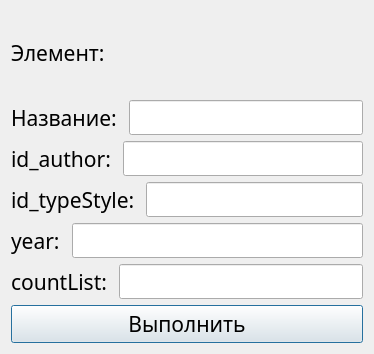
<?xml version="1.0" encoding="UTF-8"?>
<ui version="4.0">
 <class>DialogBook</class>
 <widget class="QDialog" name="DialogBook">
  <property name="geometry">
   <rect>
    <x>0</x>
    <y>0</y>
    <width>374</width>
    <height>354</height>
   </rect>
  </property>
  <property name="windowTitle">
   <string>Dialog</string>
  </property>
  <layout class="QGridLayout" name="gridLayout">
   <item row="0" column="0">
    <layout class="QVBoxLayout" name="verticalLayout">
     <item>
      <widget class="QLabel" name="label">
       <property name="maximumSize">
        <size>
         <width>400</width>
         <height>100</height>
        </size>
       </property>
       <property name="font">
        <font>
         <family>Montserrat Light</family>
         <pointsize>16</pointsize>
        </font>
       </property>
       <property name="text">
        <string>Элемент: </string>
       </property>
      </widget>
     </item>
     <item>
      <layout class="QHBoxLayout" name="horizontalLayout">
       <item>
        <widget class="QLabel" name="label_2">
         <property name="font">
          <font>
           <family>Montserrat Light</family>
           <pointsize>16</pointsize>
          </font>
         </property>
         <property name="text">
          <string>Название: </string>
         </property>
        </widget>
       </item>
       <item>
        <widget class="QLineEdit" name="lineEdit">
         <property name="font">
          <font>
           <family>Montserrat Light</family>
           <pointsize>14</pointsize>
          </font>
         </property>
         <property name="text">
          <string/>
         </property>
        </widget>
       </item>
      </layout>
     </item>
     <item>
      <layout class="QHBoxLayout" name="horizontalLayout_2">
       <item>
        <widget class="QLabel" name="label_3">
         <property name="font">
          <font>
           <family>Montserrat Light</family>
           <pointsize>16</pointsize>
          </font>
         </property>
         <property name="text">
          <string>id_author: </string>
         </property>
        </widget>
       </item>
       <item>
        <widget class="QLineEdit" name="lineEdit_2">
         <property name="font">
          <font>
           <family>Montserrat Light</family>
           <pointsize>14</pointsize>
          </font>
         </property>
         <property name="text">
          <string/>
         </property>
        </widget>
       </item>
      </layout>
     </item>
     <item>
      <layout class="QHBoxLayout" name="horizontalLayout_3">
       <item>
        <widget class="QLabel" name="label_4">
         <property name="font">
          <font>
           <family>Montserrat Light</family>
           <pointsize>16</pointsize>
          </font>
         </property>
         <property name="text">
          <string>id_typeStyle: </string>
         </property>
        </widget>
       </item>
       <item>
        <widget class="QLineEdit" name="lineEdit_3">
         <property name="font">
          <font>
           <family>Montserrat Light</family>
           <pointsize>14</pointsize>
          </font>
         </property>
         <property name="text">
          <string/>
         </property>
        </widget>
       </item>
      </layout>
     </item>
     <item>
      <layout class="QHBoxLayout" name="horizontalLayout_4">
       <item>
        <widget class="QLabel" name="label_5">
         <property name="font">
          <font>
           <family>Montserrat Light</family>
           <pointsize>16</pointsize>
          </font>
         </property>
         <property name="text">
          <string>year: </string>
         </property>
        </widget>
       </item>
       <item>
        <widget class="QLineEdit" name="lineEdit_4">
         <property name="font">
          <font>
           <family>Montserrat Light</family>
           <pointsize>14</pointsize>
          </font>
         </property>
         <property name="text">
          <string/>
         </property>
        </widget>
       </item>
      </layout>
     </item>
     <item>
      <layout class="QHBoxLayout" name="horizontalLayout_5">
       <item>
        <widget class="QLabel" name="label_6">
         <property name="font">
          <font>
           <family>Montserrat Light</family>
           <pointsize>16</pointsize>
          </font>
         </property>
         <property name="text">
          <string>countList: </string>
         </property>
        </widget>
       </item>
       <item>
        <widget class="QLineEdit" name="lineEdit_5">
         <property name="font">
          <font>
           <family>Montserrat Light</family>
           <pointsize>14</pointsize>
          </font>
         </property>
         <property name="text">
          <string/>
         </property>
        </widget>
       </item>
      </layout>
     </item>
     <item>
      <widget class="QPushButton" name="pushButton">
       <property name="font">
        <font>
         <family>Montserrat Light</family>
         <pointsize>16</pointsize>
        </font>
       </property>
       <property name="text">
        <string>Выполнить</string>
       </property>
      </widget>
     </item>
    </layout>
   </item>
  </layout>
 </widget>
 <resources/>
 <connections/>
</ui>
